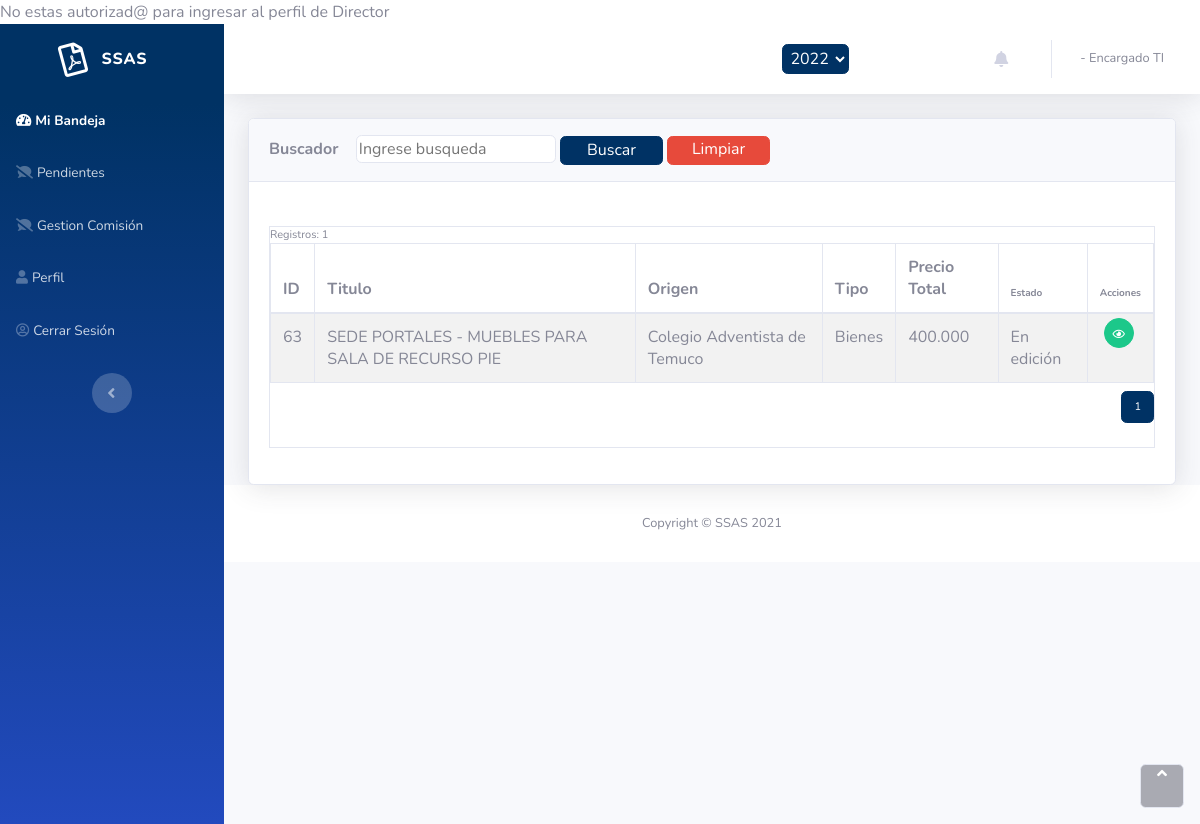
The page /Encargado-TI/inicio.php (signed in) on the database its author committed.
### tables this page shows
CREATE TABLE `solicitudes` (
  `id` int(11) NOT NULL,
  `rut_creador` varchar(20) NOT NULL,
  `rbd_colegio` varchar(20) NOT NULL,
  `tipo` varchar(12) NOT NULL,
  `titulo` varchar(100) NOT NULL,
  `justificacion` varchar(500) NOT NULL,
  `precio_total` int(11) DEFAULT NULL,
  `id_estado_actual` int(11) NOT NULL,
  `fecha_hora` datetime NOT NULL DEFAULT CURRENT_TIMESTAMP,
  `voto_interno` varchar(20) DEFAULT NULL,
  `fecha_voto_interno` date DEFAULT NULL
);

CREATE TABLE `colegios` (
  `rbd` varchar(20) NOT NULL,
  `rut_fundacion` varchar(20) NOT NULL,
  `nombre` varchar(100) NOT NULL,
  `direccion` varchar(100) NOT NULL
);

CREATE TABLE `estados` (
  `id` int(11) NOT NULL,
  `nombre` varchar(50) NOT NULL
);

### Encargado-TI/inicio.php (the view, shortened to what this page needs)
<!DOCTYPE html>
<html>
<head>
    <link rel="stylesheet" href="../assets/bootstrap/css/bootstrap.min.css">
    <link rel="stylesheet" href="../assets/fonts/fontawesome-all.min.css">
    <link rel="stylesheet" type="text/css" href="../assets/alertifyjs/css/alertify.css">
    <link rel="stylesheet" type="text/css" href="../assets/alertifyjs/css/themes/default.css">
</head>
<body id="page-top">
    <div id="wrapper">
        <nav class="navbar navbar-dark align-items-start sidebar sidebar-dark accordion bg-gradient-primary p-0" style="background-color: rgb(0,50,100);">
            <div class="container-fluid d-flex flex-column p-0">
                <a class="navbar-brand d-flex justify-content-center align-items-center sidebar-brand m-0" href="#">
                    <div class="sidebar-brand-icon rotate-n-15"><i class="far fa-file-pdf"></i></div>
                    <div class="sidebar-brand-text mx-3"><span>SSAS</span></div>
                </a>
                <ul class="nav navbar-nav text-light" id="accordionSidebar">
                    <li class="nav-item"><a class="nav-link active" href="inicio.php"><i class="fas fa-tachometer-alt"></i><span>Mi Bandeja</span></a></li>
                    <li class="nav-item"><a class="nav-link" href="solicitudes-pendientes.php"><i class="fas fa-comment-slash"></i><span>Pendientes</span></a></li>
                    <li class="nav-item"><a class="nav-link" href="comision-interna.php"><i class="fas fa-comment-slash"></i><span>Gestion Comisión</span></a></li>
                    <li class="nav-item"><a class="nav-link" href="perfil.php"><i class="fas fa-user"></i><span>Perfil</span></a></li>
                    <li class="nav-item"><a class="nav-link" href="../inicio_sesion.php"><i class="far fa-user-circle"></i><span>Cerrar Sesión</span></a></li>
                </ul>
                <div class="text-center d-none d-md-inline"><button class="btn rounded-circle border-0" id="sidebarToggle" type="button"></button></div>
            </div>
        </nav>
        <div class="d-flex flex-column" id="content-wrapper">
            <div id="content">
                <nav class="navbar navbar-light navbar-expand bg-white shadow mb-4 topbar static-top">
                    <div class="container-fluid"><button class="btn btn-link d-md-none rounded-circle mr-3" id="sidebarToggleTop" type="button"><i class="fas fa-bars"></i></button>
                        <div class="btn-group" style="height: 30px;font-size: 10px;padding: 0px;margin: 0px;">
                            <select class="btn btn-primary" name="yearFilter" id="yearFilter" type="button" style="padding: 3px;">
                                <option value="2022">2022</option>
                            </select>
                        </div>
                    <ul class="nav navbar-nav flex-nowrap ml-auto">
                        <li class="nav-item dropdown no-arrow mx-1">
                            <div class="nav-item dropdown no-arrow"><a class="dropdown-toggle nav-link" data-toggle="dropdown" aria-expanded="false" href="#"><i class="fas fa-bell fa-fw"></i></a>
                            </div>
                        </li>
                        <li class="nav-item dropdown no-arrow">
                            <div class="nav-item dropdown no-arrow">
                                <a class="dropdown-toggle nav-link" data-toggle="dropdown" aria-expanded="false" href="#"><span class="d-none d-lg-inline mr-2 text-gray-600 small"><?php echo $userName;?> - Encargado TI</span></a>
                            </div>
                        </li>
                    </ul>
            </div>
            </nav>
            <div class="container-fluid" style="margin: 0px;">
                <div class="card shadow">
                    <form action="inicio.php" method="post">
                    <div class="card-header py-3"><strong>Buscador&nbsp; &nbsp;&nbsp;</strong><input class="border rounded" type="text" placeholder="Ingrese busqueda" name="busqueda" value="<?php if(isset($_REQUEST["busqueda"])){echo $_REQUEST["busqueda"]; }?>">
                    <input class="btn btn-primary" type="submit" style="margin: 0px;padding: 0px;height: 29px;width: 103px;" value="Buscar">
                    <a class="btn btn-danger" href="inicio.php" style="margin: 0px;padding: 0px;height: 29px;width: 103px;">Limpiar</a>
                    </div>
                    </form>
                    <div class="card-body">
                        <div class="table-responsive table-bordered table mt-2" id="dataTable" role="grid" aria-describedby="dataTable_info" style="font-size: 11px;height: auto;width: auto;">
                                        <table class="table table-striped table-bordered dataTable my-0" id="dataTable">
                                            <thead>
                                                <tr>
                                                    <th>ID</th>
                                                    <th>Titulo</th>
                                                    <th>Origen</th>
                                                    <th>Tipo</th>
                                                    <th>Precio Total</th>
                                                    <th style="font-size: 10px;">Estado</th>
                                                    <th style="font-size: 10px;">Acciones</th>
                                                </tr>
                                            </thead>
                                            <?php
                                                $sql1="SELECT solicitudes.id, solicitudes.titulo, solicitudes.tipo, solicitudes.precio_total, estados.nombre as estado_actual,
                                                colegios.nombre as nombre_colegio FROM solicitudes INNER JOIN colegios on colegios.rbd=solicitudes.rbd_colegio
                                                INNER JOIN estados on solicitudes.id_estado_actual=estados.id WHERE solicitudes.id_estado_actual >= 5 and solicitudes.tipo!='Contratos' ";
                                                if (isset($_REQUEST['busqueda'])){
                                                    $search=$_REQUEST["busqueda"];
                                                    $sql1=$sql1." and solicitudes.titulo LIKE '%$search%' or solicitudes.id='$search'";
                                                }else{
                                                    $search="";
                                                }
                                                $sql1=$sql1." ORDER BY solicitudes.id DESC ";
                                                $result1 = mysqli_query($connection,$sql1);
                                                $num_rows_sql1=mysqli_num_rows($result1);
                                                echo "<br>";
                                                $regs_per_page= 15 ;
                                                if(empty($_GET['pagina'])){
                                                    $pagina=1;
                                                }else{
                                                    $pagina=$_GET['pagina'];
                                                }
                                                $from=($pagina-1) * $regs_per_page;
                                                $total_pages = ceil($num_rows_sql1/$regs_per_page);
                                                $sql2=$sql1." LIMIT $from,$regs_per_page";
                                                $result2 = mysqli_query($connection,$sql2);
                                                $num_rows_sql2= mysqli_num_rows($result2);
                                                if($num_rows_sql2>0){
                                                    while ($row=mysqli_fetch_array($result2)){
                                                        ?>
                                                        <tr>
                                                            <td><?php echo $row["id"];?></td>
                                                            <td><?php echo $row["titulo"];?></td>
                                                            <td><?php echo $row["nombre_colegio"];?></td>
                                                            <td><?php echo $row["tipo"];?></td>
                                                            <td><?php echo number_format($row["precio_total"],0,',','.')?></td>
                                                            <td><?php echo $row["estado_actual"];?></td>
                                                            <td><a class="btn btn-success btn-circle ml-1" role="button" style="font-size: 11px;width: 30px;height: 30px;margin: -8px;" href="solicitud.php?numero=<?php echo $row["id"];?>"><i class="far fa-eye text-white"></i></a></td>
                                                        </tr>
                                                <?php
                                                    }
                                                }
                                                ?>
                                        </table>
                                        <?php
                                        if ($num_rows_sql1!=0){
                                        ?>
                                        <nav class="d-lg-flex justify-content-lg-end dataTables_paginate paging_simple_numbers my-2">
                                            <ul class="pagination">
                                               <?php
                                                    for($i=1; $i<=$total_pages; $i++){
                                                        if($i==$pagina){
                                                            echo '<li class="page-item active"><a class="page-link">'.$i.'</a></li>';
                                                        }else{
                                                            echo '<li class="page-item"><a class="page-link" href="?pagina='.$i.'&'.$search.'">'.$i.'</a></li>';
                                                        }
                                                    }
                                                ?>
                                            </ul>
                                        </nav>
                                        <?php
                                        }
                                        ?>
                                        </div>
                                </div>
            </div>
        </div>
        <footer class="bg-white sticky-footer">
            <div class="container my-auto">
                <div class="text-center my-auto copyright"><span>Copyright © SSAS 2021</span></div>
            </div>
        </footer>
    </div><a class="border rounded d-inline scroll-to-top" href="#page-top"><i class="fas fa-angle-up"></i></a></div>
</body>
</html>

### rows shown on the page
solicitudes: id "63", titulo "SEDE PORTALES - MUEBLES PARA SALA DE RECURSO PIE", rbd_colegio.nombre "Colegio Adventista de Temuco", tipo "Bienes", precio_total "400.000", id_estado_actual.nombre "En edición"
